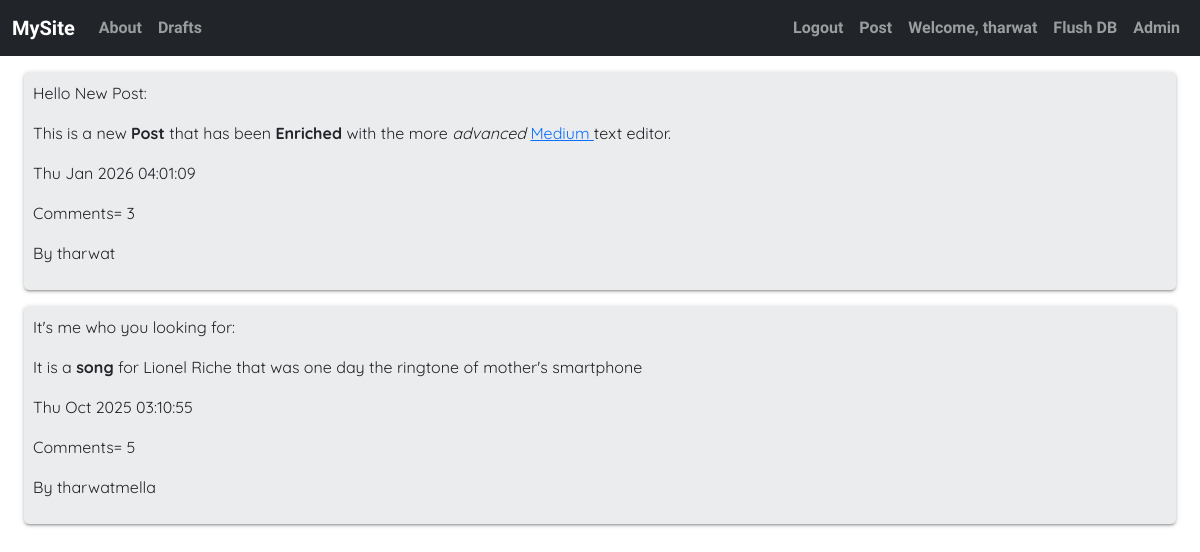
Screenshot of / (signed in) with the database file from the repository.
### basic_app/models.py (models this page shows, shortened)
class Post(models.Model):
    author = models.ForeignKey("auth.User", on_delete=models.CASCADE)
    title = models.CharField(max_length=30)
    text = models.TextField()
    is_Published = models.BooleanField(default=False)
    creation_date = models.DateTimeField(
        default=timezone.now,
    )
    publication_date = models.DateTimeField(null=True, blank=True)

### basic_app/views.py (the view)
# urls.py: path("", PostList.as_view(), name="list"),
class PostList(ListView):
    model = Post
    name = "Posts"
    def get_queryset(self):
        return Post.objects.filter(is_Published=True).order_by("-publication_date")
    context_object_name = "posts"

### basic_app/templates/basic_app/post_list.html (shortened to what this page needs)
{% extends "basic_app/base.html" %}
{%block body%}
<div class="">
    {% for post in posts %}
    <div class="post mt-3 ">
        <a class="text-decoration-none text-reset" href={%url 'blog:detail' post.pk%}>
            <p class>{{post.title}}:
                {{post.text|safe}}
            </p>
            {%if post.is_Published%}
            <div>
                <p>{{post.publication_date|date:"D M Y h:m:s"}}</p>
            </div>
            <div>
                <p>Comments= {{post.comment_set.count}}</p>
            </div>
            {%endif%}
            <div>
                <p>By {{post.author}}</p>
            </div>
        </a>
    </div>
    {% endfor %}
</div>
{%endblock%}

### basic_app/templates/basic_app/base.html (shortened to what this page needs)
<!DOCTYPE html>
{%load static%}
<html lang="en">
<head>
    <link href="https://cdn.jsdelivr.net/npm/bootstrap@5.3.8/dist/css/bootstrap.min.css" rel="stylesheet"
>
    <link rel="stylesheet" href="//cdn.jsdelivr.net/npm/medium-editor@latest/dist/css/medium-editor.min.css"
        type="text/css" media="screen" charset="utf-8">
    <link rel="stylesheet" href="{% static 'css/blog.css'%}">
</head>
<body class="">
    <nav class="navbar navbar-expand-md navbar-dark bg-dark fonted">
        <div class="container-fluid">
            <a class="rainbow-text navbar-brand" href={%url "blog:list" %}>MySite</a>
            <div class="collapse navbar-collapse " id="mainNavbar">
                <ul class="navbar-nav me-auto mb-2 mb-lg-0">
                    <li class="nav-item">
                        <a class="nav-link" href={%url 'blog:about' %}>About</a>
                    </li>
                    <li class="nav-item">
                        <a class="nav-link" href={%url 'blog:drafts' %}>Drafts</a>
                    </li>
                </ul>
                <ul class="navbar-nav">
                    {%if user.is_authenticated%}
                    <form class="d-flex" method="post" action={%url 'logout' %}>
                        <li class="nav-item">
                            <button class="nav-link" type="submit">Logout</button>
                        </li>
                    <li class="nav-item">
                        <a class="nav-link" href={%url 'blog:createPost' %}>Post</a>
                    </li>
                    <li class="nav-item">
                        <a class="nav-link">Welcome, {{user}}</a>
                    </li>
                    {% else %}
                    <li class="nav-item">
                        <a class="nav-link" href={%url 'login' %}>Login</a>
                    </li>
                    {%endif%}
                    {%if user.is_superuser%}
                    <li class="nav-item">
                        <a class="nav-link" href={%url 'blog:about' %}>Flush DB</a>
                    </li>
                    <li class="nav-item">
                        <a class="nav-link" href={%url 'admin:index' %}>Admin</a>
                    </li>
                    {%endif%}
                </ul>
            </div>
        </div>
    </nav>
    <div class="container-fluid px-4">
        {%block body%}
        {%endblock%}
    </div>
</body>
</html>

### basic_app/static/css/blog.css (style rules this page uses)
.fonted { font-family: "Tektur", sans-serif; font-optical-sizing: auto; font-weight: 900; font-style: normal; font-variation-settings: "wdth" 75; }
.post { background-color: rgb(235, 236, 238); border-radius: 5px; box-shadow: 0 2px 2px 0 rgba(0, 0, 0, 0.14), 0 3px 1px -2px rgba(0, 0, 0, 0.12), 0 1px 5px 0 rgba(0, 0, 0, 0.2); padding: 9px; font-family: "Quicksand", system-ui; font-weight: 400; }
.rainbow-text { animation-name: rainbow; animation-duration: 2000ms; animation-iteration-count: infinite; animation-direction: alternate; }

### rows the page displays
Post: title "Hello New Post", text "This is a new Post that has been Enriched with the more advanced Medium text editor.", publication_date "Thu Jan 2026 04:01:09", comment_set.count "3", author "tharwat"
Post: title "It's me who you looking for", text "It is a song for Lionel Riche that was one day the ringtone of mother's smartphone", publication_date "Thu Oct 2025 03:10:55", comment_set.count "5", author "tharwatmella"

### other values shown
{{ user }} "tharwat"
